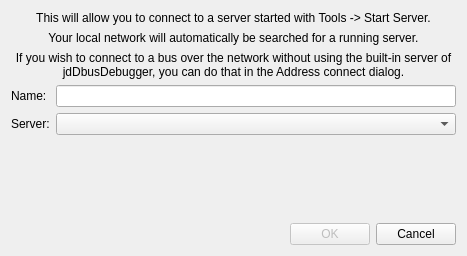
<?xml version="1.0" encoding="UTF-8"?>
<ui version="4.0">
 <class>ConnectServerDialog</class>
 <widget class="QDialog" name="ConnectServerDialog">
  <property name="geometry">
   <rect>
    <x>0</x>
    <y>0</y>
    <width>467</width>
    <height>256</height>
   </rect>
  </property>
  <property name="windowTitle">
   <string>Connect to Server</string>
  </property>
  <layout class="QVBoxLayout" name="verticalLayout">
   <item>
    <widget class="QLabel" name="label_3">
     <property name="text">
      <string>This will allow you to connect to a server started with Tools -&gt; Start Server.</string>
     </property>
     <property name="alignment">
      <set>Qt::AlignCenter</set>
     </property>
     <property name="wordWrap">
      <bool>true</bool>
     </property>
    </widget>
   </item>
   <item>
    <widget class="QLabel" name="label_4">
     <property name="text">
      <string>Your local network will automatically be searched for a running server.</string>
     </property>
     <property name="alignment">
      <set>Qt::AlignCenter</set>
     </property>
     <property name="wordWrap">
      <bool>true</bool>
     </property>
    </widget>
   </item>
   <item>
    <widget class="QLabel" name="label_5">
     <property name="text">
      <string>If you wish to connect to a bus over the network without using the built-in server of jdDbusDebugger, you can do that in the Address connect dialog.</string>
     </property>
     <property name="alignment">
      <set>Qt::AlignCenter</set>
     </property>
     <property name="wordWrap">
      <bool>true</bool>
     </property>
    </widget>
   </item>
   <item>
    <layout class="QFormLayout" name="formLayout">
     <item row="0" column="0">
      <widget class="QLabel" name="label">
       <property name="text">
        <string>Name:</string>
       </property>
      </widget>
     </item>
     <item row="0" column="1">
      <widget class="QLineEdit" name="name_edit"/>
     </item>
     <item row="1" column="0">
      <widget class="QLabel" name="label_2">
       <property name="text">
        <string>Server:</string>
       </property>
      </widget>
     </item>
     <item row="1" column="1">
      <widget class="QComboBox" name="server_box">
       <property name="sizePolicy">
        <sizepolicy hsizetype="Expanding" vsizetype="Fixed">
         <horstretch>0</horstretch>
         <verstretch>0</verstretch>
        </sizepolicy>
       </property>
      </widget>
     </item>
    </layout>
   </item>
   <item>
    <spacer name="verticalSpacer">
     <property name="orientation">
      <enum>Qt::Vertical</enum>
     </property>
     <property name="sizeHint" stdset="0">
      <size>
       <width>20</width>
       <height>40</height>
      </size>
     </property>
    </spacer>
   </item>
   <item>
    <layout class="QHBoxLayout" name="horizontalLayout">
     <item>
      <spacer name="horizontalSpacer">
       <property name="orientation">
        <enum>Qt::Horizontal</enum>
       </property>
       <property name="sizeHint" stdset="0">
        <size>
         <width>40</width>
         <height>20</height>
        </size>
       </property>
      </spacer>
     </item>
     <item>
      <widget class="QPushButton" name="ok_button">
       <property name="enabled">
        <bool>false</bool>
       </property>
       <property name="text">
        <string>OK</string>
       </property>
      </widget>
     </item>
     <item>
      <widget class="QPushButton" name="cancel_button">
       <property name="text">
        <string>Cancel</string>
       </property>
      </widget>
     </item>
    </layout>
   </item>
  </layout>
 </widget>
 <resources/>
 <connections/>
</ui>
